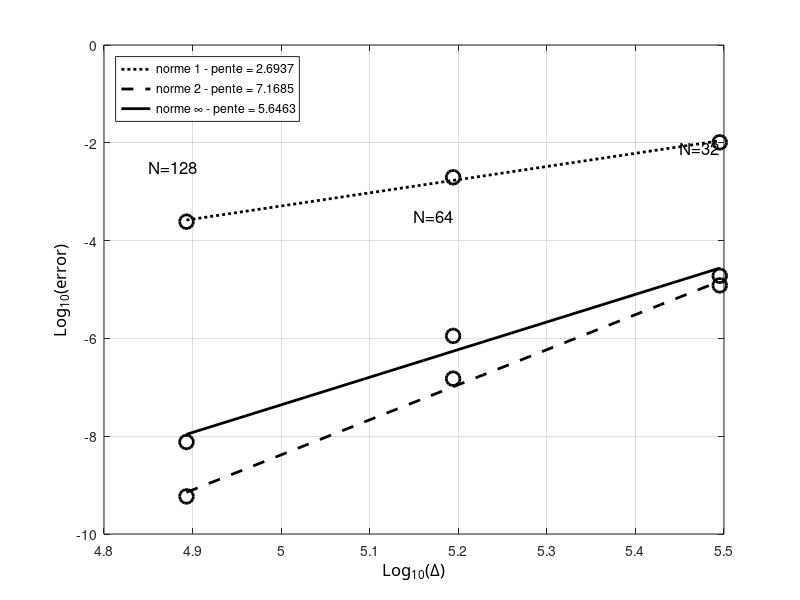

Write the MATLAB code that produced this figure.
clc; clear all; close all;

radius=6371220;
N=[32 64 128];
dx=2*pi*radius./(4*N);

e1=[3.4013e-4 1.8727e-5 1.0394e-6];
e2=[5.0150e-4 3.9000e-5 1.8943e-6];
e3=[1.8541e-3 1.9349e-4 1.2732e-5];
e1=[1.0220e-2 1.9720e-3 2.4415e-4];
e2=[1.2153e-5 1.5016e-7 5.8722e-10];
e3=[1.9082e-5 1.1257e-6 7.6073e-9];



ldx=log10(dx);
le1=log10(e1);
le2=log10(e2);
le3=log10(e3);

%% plot 1
figure(11); 
%% curve 1
hl1=plot(ldx,le1,'ok');
set(hl1,'LineWidth',2.0);
set(hl1,'MarkerSize',10);
%set(hl1,'MarkerFaceColor','m');
%set(hl1,'MarkerEdgeColor','k');

hold on;
[a1,b1]=polyfit(ldx,le1,1);
tt=linspace(min(ldx),max(ldx),10);
lsq1=a1(2)+a1(1)*tt;
%a1=[3.8523 -35.1389]; lsq1=a1(2)+a1(1)*tt;
% %% courbes...
%hlf1=plot(tt,lsq1,'-r');
hlf1=plot(tt,lsq1,':k');
set(hlf1,'LineWidth',2.0);


%% curve 2
hl2=plot(ldx,le2,'ok');
set(hl2,'LineWidth',2.0);
set(hl2,'MarkerSize',10);
%set(hl2,'MarkerFaceColor','b');
%set(hl2,'MarkerEdgeColor','k');

hold on;
[a2,b1]=polyfit(ldx,le2,1);
tt=linspace(min(ldx),max(ldx),10);
lsq1=a2(2)+a2(1)*tt;
%a2=[3.8805 -35.1747]; lsq1=a2(2)+a2(1)*tt;
% %% courbes...
%hlf2=plot(tt,lsq1,'-b');
hlf2=plot(tt,lsq1,'--k');
set(hlf2,'LineWidth',2.0);

%% curve 3
hl3=plot(ldx,le3,'ok');
set(hl3,'LineWidth',2.0);
set(hl3,'MarkerSize',10);
%set(hl3,'MarkerFaceColor','r');
%set(hl3,'MarkerEdgeColor','k');

hold on;
[a3,b1]=polyfit(ldx,le3,1);
tt=linspace(min(ldx),max(ldx),10);
lsq1=a3(2)+a3(1)*tt;
%a3=[3.9806 -35.3017]; lsq1=a3(2)+a3(1)*tt;
% %% courbes...
%hlf3=plot(tt,lsq1,'-g');
hlf3=plot(tt,lsq1,'-k');
set(hlf3,'LineWidth',2.0);

ha=gca;
xa=get(gca,'Xlabel');
set(ha,'Xgrid','on');
set(xa,'String','Log_{10}(\Delta)');
set (xa,'FontName','Calibri');
set(xa,'FontSize',12);

% ylabel
ha=gca;
ya=get(gca,'Ylabel');
set(ha,'Ygrid','on');
set(ya,'String','Log_{10}(error)');
set (ya,'FontName','Calibri');
set(ya,'FontSize',12);

%% legend
legend([hlf1,hlf2,hlf3],{['norme 1 - pente = ' num2str(a1(1))],['norme 2 - pente = ' num2str(a2(1))],['norme \infty - pente = ' num2str(a3(1))]},'Location','NorthWest')

%% texte
ht=text('Position',[4.85, -2.5,0],'String','N=128');
set(ht,'FontSize',12);
ht=text('Position',[5.15,-3.5,0],'String','N=64');
set(ht,'FontSize',12);
ht=text('Position',[5.45,-2.1,0],'String','N=32');
set(ht,'FontSize',12);
ht=text('Position',[5.68,-1,0],'String','N=16');
set(ht,'FontSize',12);
